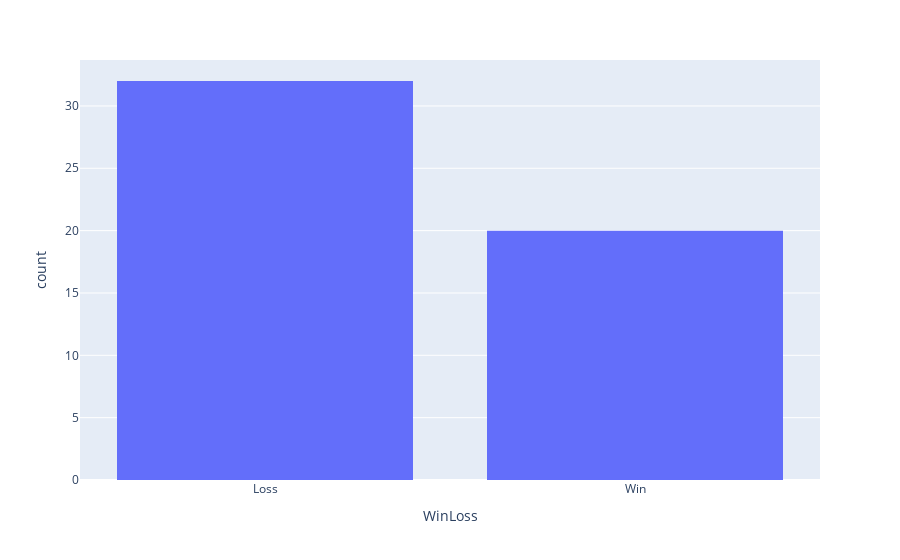

Notebook code cell kept with this figure:
### Code cell
fig = plotly.histogram(trademetrics['WinLoss'],x="WinLoss")
fig.show()

### Figure 1 — Plotly figure (JSON) as saved in the notebook; plotly's stock layout.template omitted (floating-point values rounded to 4 significant figures)
{"data": [{"alignmentgroup": "True", "bingroup": "x", "hovertemplate": "WinLoss=%{x}<br>count=%{y}<extra></extra>", "legendgroup": "", "marker": {"color": "#636efa"}, "name": "", "offsetgroup": "", "orientation": "v", "showlegend": false, "type": "histogram", "x": ["Loss", "Loss", "Win", "Win", "Win", "Loss", "Loss", "Loss", "Loss", "Loss", "Loss", "Loss", "Win", "Win", "Loss", "Loss", "Loss", "Win", "Win", "Loss", "Win", "Win", "Loss", "Win", "Win", "Loss", "Loss", "Win", "Loss", "Win", "Loss", "Loss", "Loss", "Loss", "Win", "Loss", "Win", "Win", "Win", "Loss", "Loss", "Loss", "Loss", "Win", "Loss", "Loss", "Loss", "Loss", "Win", "Loss", "Win", "Loss"], "xaxis": "x", "yaxis": "y"}], "layout": {"barmode": "relative", "legend": {"tracegroupgap": 0}, "margin": {"t": 60}, "xaxis": {"anchor": "y", "domain": [0, 1], "title": {"text": "WinLoss"}}, "yaxis": {"anchor": "x", "domain": [0, 1], "title": {"text": "count"}}}}
